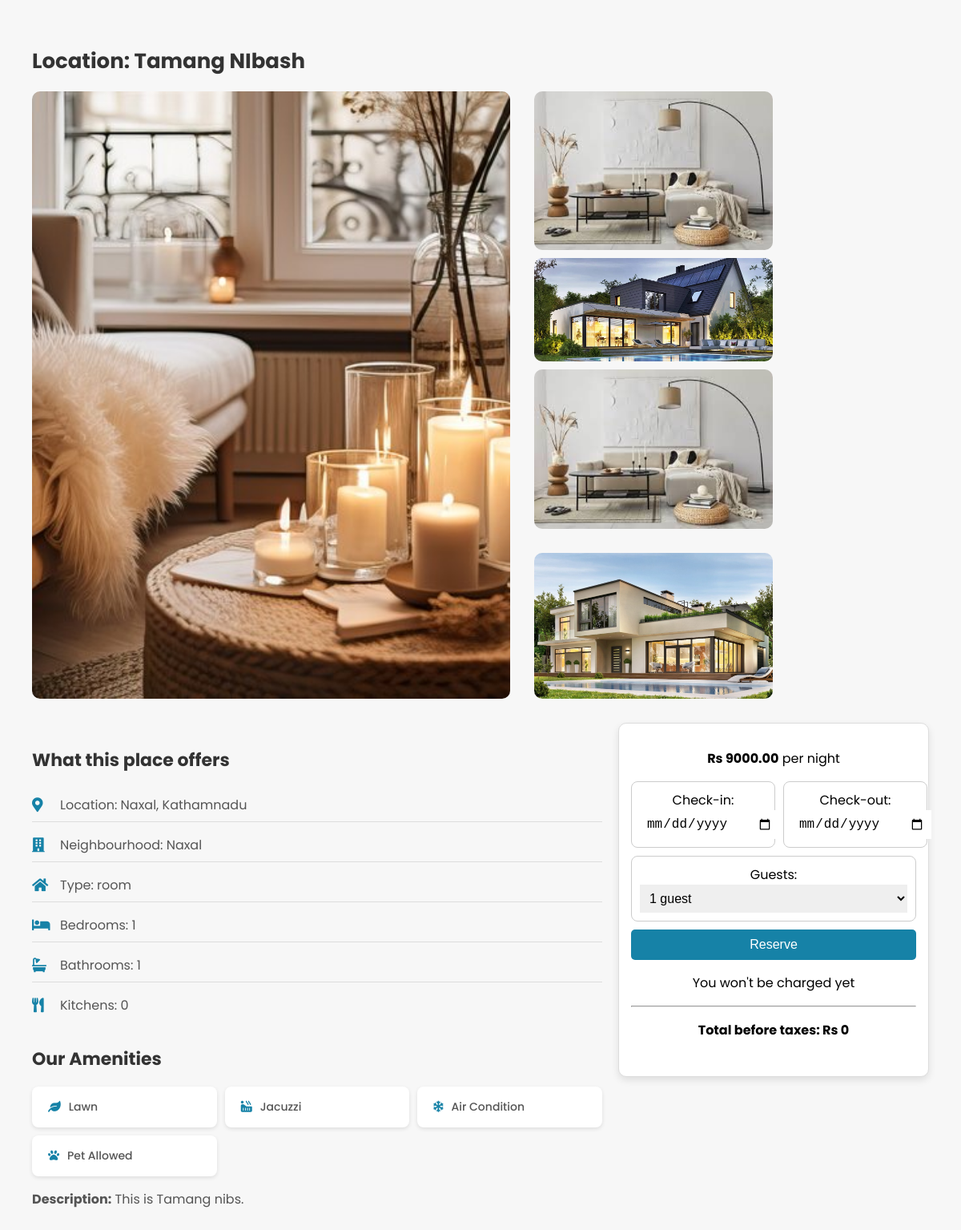
The app's page /propertydetail/2/ with its own data.
### app/models.py (models this page shows, shortened)
class PropertyDetail(models.Model):
    PROPERTY_TYPES = [('flat', 'Flat'), ('room', 'Room')]
    STATUS_CHOICES = [('pending', 'Pending'), ('approved', 'Approved'), ('rejected', 'Rejected')]
    unique_id = models.CharField(max_length=10, unique=True, editable=False)
    title = models.CharField(max_length=255)
    description = models.TextField()
    property_type = models.CharField(choices=PROPERTY_TYPES, max_length=10)
    street_address = models.CharField(max_length=255)
    city = models.CharField(max_length=100)
    country = models.CharField(max_length=100)
    neighbourhood = models.CharField(max_length=100)
    num_kitchens = models.IntegerField(default=0)
    num_bedrooms = models.IntegerField(default=0)
    num_bathrooms = models.IntegerField(default=0)
    price_per_night = models.DecimalField(max_digits=10, decimal_places=2)
    availability = models.CharField(max_length=20, choices=[('available', 'Available'), ('unavailable', 'Unavailable')])
    license_number = models.CharField(max_length=100)
    amenities = models.TextField()  # Store as JSON or comma-separated values
    approval_status = models.CharField(max_length=10, choices=STATUS_CHOICES, default='pending')
    created_at = models.DateTimeField(auto_now_add=True)

class PropertyImage(models.Model):
    property = models.ForeignKey(PropertyDetail, related_name="images", on_delete=models.CASCADE)
    image = models.ImageField(upload_to="property_images/")

### app/views.py (the view)
# urls.py: path('propertydetail/<int:id>/', views.property_detail, name='propertydetail'),
def property_detail(request, id):
    property_obj = get_object_or_404(PropertyDetail, id=id)  # Fetch property or return 404
    amenities_list = property_obj.amenities.split(", ") if property_obj.amenities else []  # Convert amenities to a list
    return render(request, 'propertydetail.html', {
        'property': property_obj,
        'amenities': amenities_list  # Pass as a list to template
    })

### templates/propertydetail.html (shortened to what this page needs)
<!DOCTYPE html>
<html lang="en">
<head>
    {% load static %}
    <link rel="stylesheet" href="{% static 'css/propertydetail.css' %}">
    <link rel="stylesheet" href="https://cdnjs.cloudflare.com/ajax/libs/font-awesome/5.15.4/css/all.min.css">
</head>
<body>
    <div class="container">
        <h1>Location: {{ property.title }}</h1>
        <div class="gallery">
            {% if property.images.all %}
                <div class="grid-container">
                    <div class="main-image">
                        <img src="{{ property.images.all.0.image.url }}" alt="{{ property.title }}">
                    </div>
                    <div class="side-images">
                        {% for image in property.images.all|slice:"1:4" %}
                            <img src="{{ image.image.url }}" alt="{{ property.title }}">
                        {% endfor %}
                    </div>
                    <div class="large-image">
                        <img src="{{ property.images.all.4.image.url }}" alt="{{ property.title }}">
                    </div>
                </div>
            {% else %}
                <img src="path/to/default-image.jpg" alt="Default Image">
            {% endif %}
        </div>
        <div class="content">
            <div class="details">
                <h2>What this place offers</h2>
                <ul class="what-this-place-offers">
                    <li><i class="fas fa-map-marker-alt" style="color: #1682a7;"></i> Location: {{ property.city }}, {{ property.country }}</li>
                    <li><i class="fas fa-building" style="color: #1682a7;"></i> Neighbourhood: {{ property.city }}</li>
                    <li><i class="fas fa-home" style="color: #1682a7;"></i> Type: {{ property.property_type }}</li>
                    <li><i class="fas fa-bed" style="color: #1682a7;"></i> Bedrooms: {{ property.num_bedrooms }}</li>
                    <li><i class="fas fa-bath" style="color: #1682a7;"></i> Bathrooms: {{ property.num_bathrooms }}</li>
                    <li><i class="fas fa-utensils" style="color: #1682a7;"></i> Kitchens: {{ property.num_kitchens }}</li>
                </ul>
                <h2>Our Amenities</h2>
<div class="facilities-container">
    {% for amenity in amenities %}
        <div class="facility-box">
            <i class="fas
                {% if amenity == 'Lawn' %}fa-leaf
                {% elif amenity == 'Drainage' %}fa-water
                {% elif amenity == 'Jacuzzi' %}fa-hot-tub
                {% elif amenity == 'Garage' %}fa-car
                {% elif amenity == 'Parking' %}fa-parking
                {% elif amenity == 'Air Condition' %}fa-snowflake
                {% elif amenity == 'Balcony' %}fa-balance-scale
                {% elif amenity == 'Deck' %}fa-palette
                {% elif amenity == 'Fencing' %}fa-shield-alt
                {% elif amenity == 'Water Supply' %}fa-tint
                {% elif amenity == 'Garden' %}fa-seedling
                {% elif amenity == 'CCTV' %}fa-camera
                {% elif amenity == 'Pet Allowed' %}fa-paw
                {% else %}fa-check-circle
                {% endif %}"></i>
            {{ amenity }}
        </div>
    {% empty %}
        <p>No amenities available.</p>
    {% endfor %}
</div>
                <div class="description-container">
                    <p><strong>Description:</strong> {{ property.description }}</p>
                </div>
            </div>
            <div class="reservation">
                <p><strong>Rs {{ property.price_per_night }}</strong> per night</p>
                <div class="date-selection">
                    <div class="date-box">
                        <label>Check-in: <input type="date" id="checkin"></label>
                    </div>
                    <div class="date-box">
                        <label>Check-out: <input type="date" id="checkout"></label>
                    </div>
                </div>
                <div class="guest-selection">
                    <label>Guests:
                        <select id="guest-select">
                            <option>1 guest</option>
                        </select>
                    </label>
                </div>
                <button class="reserve">Reserve</button>
                <p>You won't be charged yet</p>
                <hr>
                <p><strong>Total before taxes: <span id="total-price">Rs 0</span></strong></p>
            </div>
        </div>
    </div>
</body>
</html>

### static/css/propertydetail.css (style rules this page uses)
body { font-family: 'Poppins', sans-serif; margin: 0; padding: 20px; background-color: #f7f7f7; }
.container { padding: 20px; }
h1 { font-size: 26px; color: #333; text-align: left; }
.gallery { display: grid; grid-template-columns: 5fr 1fr; grid-template-rows: auto auto; gap: 10px; }
.gallery img { width: 50%; height: auto; border-radius: 10px; }
.content { display: flex; gap: 20px; margin-top: 20px; }
.details { flex: 2; font-size: 16px; color: #555; }
.description-container { text-align: justify; max-width: 100%; margin-right: 20px; }
.reservation { flex: 1; padding: 15px; border-radius: 10px; box-shadow: 0 4px 10px rgba(0, 0, 0, 0.1); text-align: center; border: 1px solid #ddd; background: #fff; width: 200px; height: 410px; margin-left: auto; margin-top: 0; position: relative; }
.date-selection { display: flex; justify-content: space-between; gap: 10px; }
.date-box { flex: 1; border: 1px solid #ccc; border-radius: 8px; padding: 10px; }
.guest-selection { margin-top: 10px; border: 1px solid #ccc; border-radius: 8px; padding: 10px; }
.date-selection input, .guest-selection select { width: 100%; padding: 8px; border: none; font-size: 16px; }
.reserve { display: block; width: 100%; background: #1682a7; color: #fff; border: none; padding: 10px; font-size: 16px; border-radius: 5px; cursor: pointer; margin-top: 10px; }
h2 { font-size: 22px; color: #333; margin-top: 30px; }
ul { list-style-type: none; padding: 0; margin-top: 10px; }
ul li { display: flex; align-items: center; padding: 8px 0; border-bottom: 1px solid #ddd; font-size: 16px; color: #555; }
ul li:last-child { border-bottom: none; }
.facilities-container { display: grid; grid-template-columns: repeat(3, 1fr); gap: 10px; margin-top: 10px; }
.facility-box { display: flex; align-items: center; gap: 10px; background: white; border-radius: 8px; padding: 15px 20px; box-shadow: 0 2px 5px rgba(0, 0, 0, 0.1); font-size: 14px; font-weight: 500; }
.facility-box i { color: #1682a7; }
.what-this-place-offers li { display: flex; align-items: center; gap: 10px; font-size: 16px; margin-bottom: 8px; }
.what-this-place-offers i { font-size: 18px; min-width: 25px; }
.grid-container { display: grid; grid-template-columns: 4fr 2fr; grid-template-rows: auto auto; gap: 30px; }
.main-image { grid-column: 1 / 2; grid-row: 1 / 3; }
.main-image img, .large-image img { width: 100%; height: 100%; object-fit: cover; }
.side-images { display: flex; flex-direction: column; gap: 10px; }
.side-images img { width: 100%; height: auto; }
.large-image { grid-column: 2 / 3; grid-row: 2 / 3; }

### records on screen
PropertyDetail: title "Tamang NIbash", images.all.0.image (picture), images.all.4.image (picture), city "Naxal", country "Kathamnadu", property_type "room", num_bedrooms "1", num_bathrooms "1", num_kitchens "0", description "This is Tamang nibs.", price_per_night "9000.00"
PropertyImage: image (picture)
PropertyImage: image (picture)
PropertyImage: image (picture)

### other values on screen
{{ amenity }} "Lawn" "Jacuzzi" "Air Condition" "Pet Allowed"
